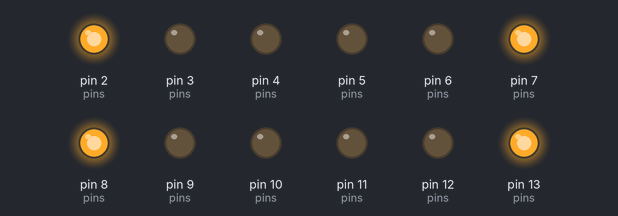
Simulated run of this sketch. Board: Arduino Uno, built with avr-gcc and run on an emulated ATmega328P. Parts: output pins drawn as LEDs (lit = HIGH).

Above: at 0.6 s.
At 1.37 s:
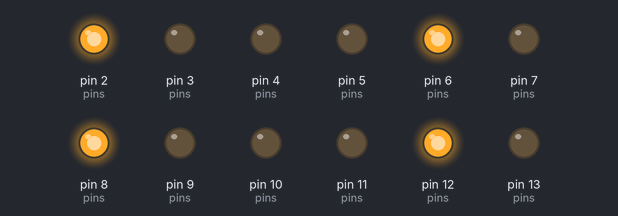
At 2.87 s:
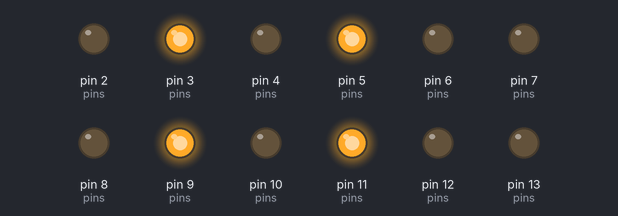
At 5.1 s:
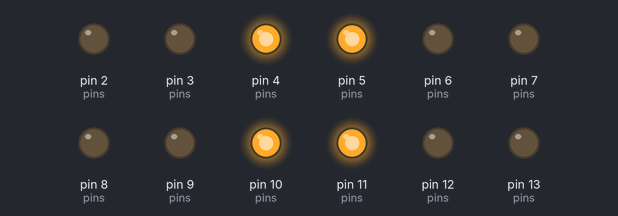
Timing chart, 0 to 6.9 s (numbered marks = the images above):
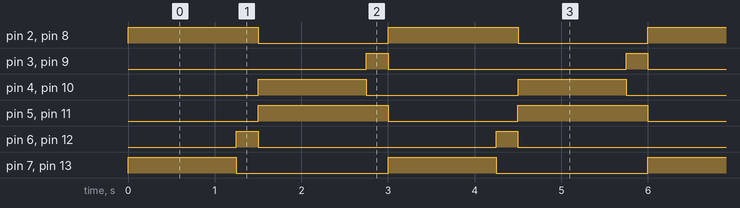

Measured:
- by itself, pin 2 (pins), pin 5 (pins), pin 8 (pins), pin 11 (pins): alternates HIGH for 1.5 s and LOW for 1.5 s
- by itself, pin 3 (pins), pin 6 (pins), pin 9 (pins), pin 12 (pins): alternates HIGH for 0.25 s and LOW for 2.8 s
- by itself, pin 4 (pins), pin 7 (pins), pin 10 (pins), pin 13 (pins): alternates HIGH for 1.3 s and LOW for 1.8 s

The sketch:

4_way_Traffic_Control_V2.ino
```cpp
/*
  4-Way Traffic Light Controller (millis()-based, precise timing)
  Phase 1: Lane 1 + Lane 3
  Phase 2: Lane 2 + Lane 4

  Full cycle (4 steps):
    1) Phase1 RED    | Phase2 GREEN   -> lasts RED_TIME
    2) Phase1 ORANGE | Phase2 GREEN   -> lasts ORANGE_TIME
    3) Phase1 GREEN  | Phase2 RED     -> lasts RED_TIME
    4) Phase1 GREEN  | Phase2 ORANGE  -> lasts ORANGE_TIME
    (back to step 1)

  Real-world target timing: Red 5s, Orange 1s, Green 6s
  (values below are scaled 1/4 to correct for this board's clock discrepancy)
*/

// Lane 1
const int L1_RED = 13;
const int L1_YEL = 12;
const int L1_GRN = 11;

// Lane 2
const int L2_RED = 10;
const int L2_YEL = 9;
const int L2_GRN = 8;

// Lane 3
const int L3_RED = 7;
const int L3_YEL = 6;
const int L3_GRN = 5;

// Lane 4
const int L4_RED = 4;
const int L4_YEL = 3;
const int L4_GRN = 2;

enum LightState { RED_S, ORANGE_S, GREEN_S };

// Scaled 1/4 to correct for observed 4x timing discrepancy
const unsigned long RED_TIME    = 1250; // targets ~5s in reality
const unsigned long ORANGE_TIME = 250;  // targets ~1s in reality

int step = 0; // 0,1,2,3 -> cycles through the 4 steps above
unsigned long stateStartTime = 0;

void setup() {
  int pins[] = {L1_RED, L1_YEL, L1_GRN,
                L2_RED, L2_YEL, L2_GRN,
                L3_RED, L3_YEL, L3_GRN,
                L4_RED, L4_YEL, L4_GRN};

  for (int i = 0; i < 12; i++) {
    pinMode(pins[i], OUTPUT);
  }

  applyStep();
  stateStartTime = millis();
}

void setLane(int redPin, int yelPin, int grnPin, LightState state) {
  digitalWrite(redPin, state == RED_S ? HIGH : LOW);
  digitalWrite(yelPin, state == ORANGE_S ? HIGH : LOW);
  digitalWrite(grnPin, state == GREEN_S ? HIGH : LOW);
}

void applyStep() {
  LightState phase1State, phase2State;

  switch (step) {
    case 0: phase1State = RED_S;    phase2State = GREEN_S;  break;
    case 1: phase1State = ORANGE_S; phase2State = GREEN_S;  break;
    case 2: phase1State = GREEN_S;  phase2State = RED_S;    break;
    case 3: phase1State = GREEN_S;  phase2State = ORANGE_S; break;
  }

  setLane(L1_RED, L1_YEL, L1_GRN, phase1State);
  setLane(L3_RED, L3_YEL, L3_GRN, phase1State);
  setLane(L2_RED, L2_YEL, L2_GRN, phase2State);
  setLane(L4_RED, L4_YEL, L4_GRN, phase2State);
}

unsigned long currentStepDuration() {
  switch (step) {
    case 0: return RED_TIME;    // Phase1 red
    case 1: return ORANGE_TIME; // Phase1 orange
    case 2: return RED_TIME;    // Phase2 red (Phase1 still green)
    case 3: return ORANGE_TIME; // Phase2 orange (Phase1 still green)
  }
  return RED_TIME; // fallback, shouldn't be reached
}

void loop() {
  unsigned long elapsed = millis() - stateStartTime;

  if (elapsed >= currentStepDuration()) {
    step = (step + 1) % 4;
    applyStep();
    stateStartTime = millis();
  }
}
```
